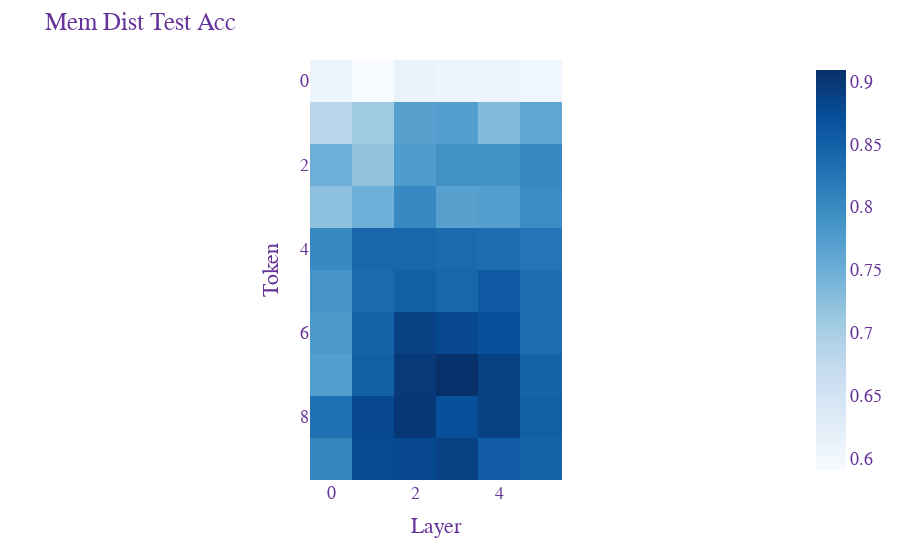

The code cell stored with this chart in its notebook:
### Code cell
# probe acc plot
fig = px.imshow(mem_dist_test_acc, x = list(range(6)), y = list(range(10)), color_continuous_scale='Blues')
fig.update_layout(
    title="Mem Dist Test Acc",
    xaxis_title="Layer",
    yaxis_title="Token",
    font=dict(
        family="Courier New, monospace",
        size=18,
        color="RebeccaPurple"
    )
)
fig.show()

### Figure 1 — Plotly figure (JSON) as saved in the notebook; plotly's stock layout.template omitted (floating-point values rounded to 4 significant figures)
{"data": [{"coloraxis": "coloraxis", "hovertemplate": "x: %{x}<br>y: %{y}<br>color: %{z}<extra></extra>", "name": "0", "type": "heatmap", "x": [0, 1, 2, 3, 4, 5], "xaxis": "x", "y": [0, 1, 2, 3, 4, 5, 6, 7, 8, 9], "yaxis": "y", "z": [[0.6074, 0.5909, 0.6116, 0.6074, 0.6074, 0.6033], [0.6818, 0.7066, 0.7686, 0.7727, 0.7314, 0.7603], [0.7479, 0.719, 0.7769, 0.7893, 0.7893, 0.8017], [0.7231, 0.7479, 0.8017, 0.7686, 0.7727, 0.7975], [0.8017, 0.843, 0.843, 0.8388, 0.8347, 0.8264], [0.7851, 0.8388, 0.8512, 0.843, 0.8595, 0.8347], [0.781, 0.8471, 0.8884, 0.8802, 0.8719, 0.8347], [0.7727, 0.8512, 0.8967, 0.9091, 0.8884, 0.8471], [0.8306, 0.8802, 0.9008, 0.8719, 0.8884, 0.8512], [0.8058, 0.876, 0.8802, 0.8884, 0.8554, 0.8471]]}], "layout": {"coloraxis": {"colorscale": [[0, "rgb(247,251,255)"], [0.125, "rgb(222,235,247)"], [0.25, "rgb(198,219,239)"], [0.375, "rgb(158,202,225)"], [0.5, "rgb(107,174,214)"], [0.625, "rgb(66,146,198)"], [0.75, "rgb(33,113,181)"], [0.875, "rgb(8,81,156)"], [1, "rgb(8,48,107)"]]}, "font": {"color": "RebeccaPurple", "family": "Courier New, monospace", "size": 18}, "margin": {"t": 60}, "title": {"text": "Mem Dist Test Acc"}, "xaxis": {"anchor": "y", "constrain": "domain", "domain": [0, 1], "scaleanchor": "y", "title": {"text": "Layer"}}, "yaxis": {"anchor": "x", "autorange": "reversed", "constrain": "domain", "domain": [0, 1], "title": {"text": "Token"}}}}
